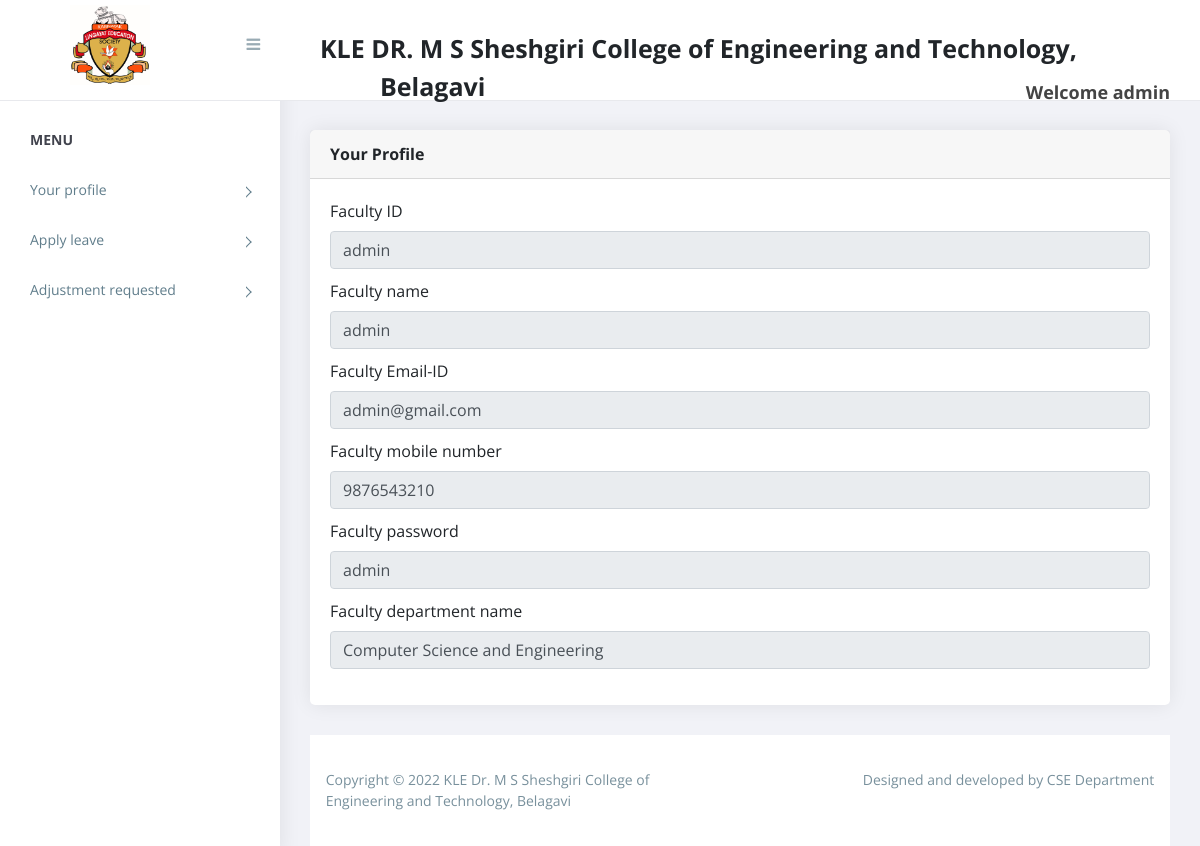
Screenshot of /Faculty/add_faculty.php?id=admin (signed in) with the database file from the repository.
### tables this page shows
CREATE TABLE `faculty` (
  `FID` varchar(10) NOT NULL,
  `FName` varchar(100) NOT NULL,
  `Email` varchar(100) NOT NULL,
  `Mobile` varchar(13) NOT NULL,
  `Password` varchar(100) NOT NULL,
  `LeaveApplied` int(11) NOT NULL,
  `LeaveRemaining` int(11) NOT NULL,
  `DID` varchar(10) NOT NULL,
  `Role` varchar(20) NOT NULL
);

CREATE TABLE `department` (
  `DID` varchar(10) NOT NULL,
  `DName` varchar(100) NOT NULL
);

### Faculty/add_faculty.php (the view, shortened to what this page needs)
<?php
include('top.inc.php');
$fid = " ";
$fname = " ";
$femail = " ";
$fmob = " ";
$fpass = " ";
if (isset($_GET['id'])) {
    $id = mysqli_real_escape_string($con, $_GET['id']);
    $res = mysqli_query($con, "select * from faculty where FID = '$id'");
    $row = mysqli_fetch_assoc($res);
    $fid = $row['FID'];
    $fname = $row['FName'];
    $femail = $row['Email'];
    $fmob = $row['Mobile'];
    $fpass = $row['Password'];
}
?>
<div class="content pb-0">
    <div class="animated fadeIn">
        <div class="row">
            <div class="col-lg-12">
                <div class="card">
                    <div class="card-header"><strong>Your Profile</strong></div>
                    <div class="card-body card-block">
                        <form method="post">
                            <div class="form-group">
                                <label class="form-control-label">Faculty ID</label>
                                <input type="text" readonly value="<?php
                                                                    if (isset($_GET['id'])) {
                                                                        echo $fid;
                                                                    } ?>" name="fid" class="form-control">
                                <label class="form-control-label" style="margin-top: 10px;">Faculty name</label>
                                <input type="text" readonly value="<?php
                                                                    if (isset($_GET['id'])) {
                                                                        echo $fname;
                                                                    } ?>" name="fname" class="form-control">
                                <label class="form-control-label" style="margin-top: 10px;">Faculty Email-ID</label>
                                <input type="email" readonly value="<?php
                                                                    if (isset($_GET['id'])) {
                                                                        echo $femail;
                                                                    } ?>" name="femail" class="form-control">
                                <label class="form-control-label" style="margin-top: 10px;">Faculty mobile number</label>
                                <input type="text" readonly value="<?php
                                                                    if (isset($_GET['id'])) {
                                                                        echo $fmob;
                                                                    } ?>" name="fmob" class="form-control">
                                <label class="form-control-label" style="margin-top: 10px;">Faculty password</label>
                                <input type="text" readonly value="<?php
                                                                    if (isset($_GET['id'])) {
                                                                        echo $fpass;
                                                                    } ?>" name="fpass" class="form-control">
                                <label class="form-control-label" style="margin-top: 10px;">Faculty department name</label>
                                <input type="text" readonly value="<?php
                                                                    $DName = mysqli_fetch_assoc(mysqli_query($con, "select DName from department D, faculty F where D.DID = F.DID and FID = '" . $_SESSION['USER_ID'] . "' ;"));
                                                                    if (isset($_GET['id'])) {
                                                                        echo $DName['DName'];
                                                                    } ?>" name="fdid" class="form-control">
                            </div>
                        </form>
                    </div>
                </div>
            </div>
        </div>
    </div>
</div>
<?php
include('footer.inc.php');
?>

### Faculty/assets/css/style.css (style rules this page uses)
body { display: table; font-family: open sans, sans-serif; font-size: 16px; width: 100% }
.pb-0 { padding-bottom: 0 }
.btn, button, input, textarea { -webkit-box-shadow: none; box-shadow: none; outline: 0!important }
.content { float: left; padding: 1.875em; width: 100% }
.card { margin-bottom: 1.875em; border-radius: 5px; padding: 0; border: 0 solid transparent; -webkit-box-shadow: 0 0 20px rgba(0, 0, 0, .08); box-shadow: 0 0 20px rgba(0, 0, 0, .08) }
.card .card-body { float: left; padding: 1.25em; position: relative; width: 100% }
@media (max-width:1368px) { .card-body { padding: 15px } }

### rows the page displays
faculty: fid "admin", fname "admin", femail "admin@gmail.com", fmob "9876543210", fpass "admin"
department: fdid "Computer Science and Engineering"

### other values shown
$_SESSION['USER_NAME'] "admin"
